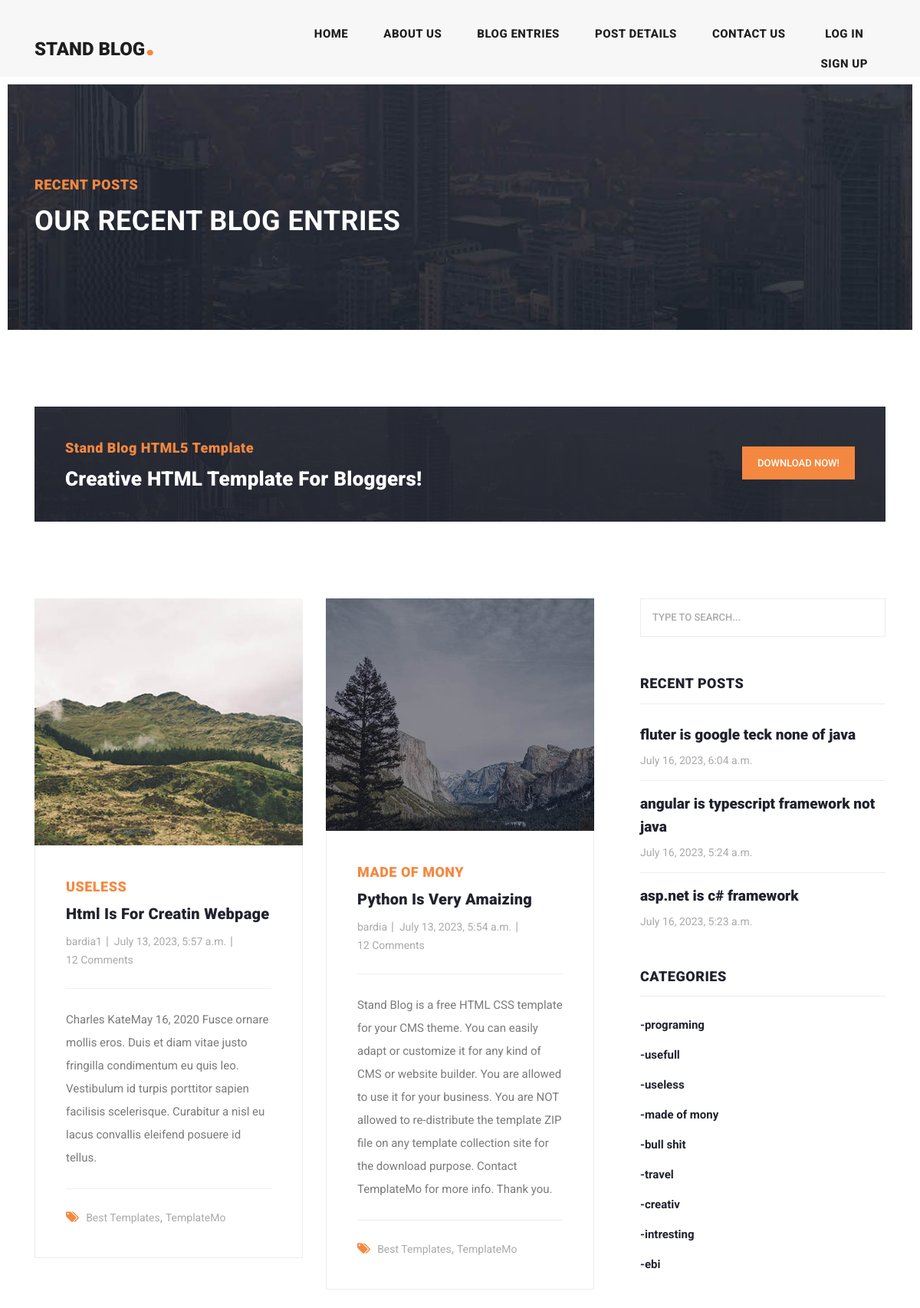
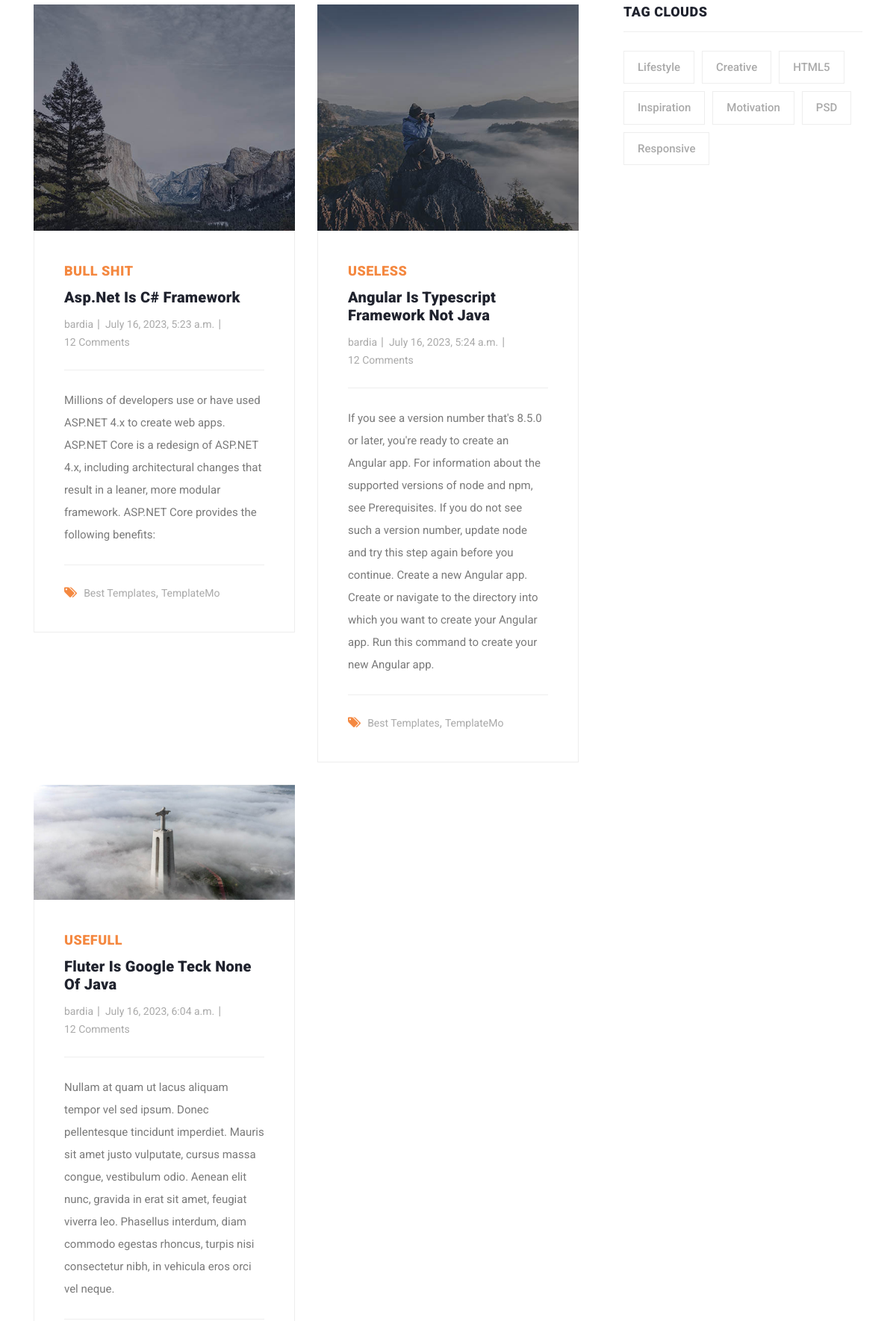
Page /category/1 (upper part) on the committed database (2 pictures, top to bottom).
### blog/models.py (models this page shows, shortened)
class Article(models.Model):
    author=models.ForeignKey(User,on_delete=models.CASCADE)
    category=models.ManyToManyField(Category)
    title=models.CharField(max_length=40)
    body=models.TextField()
    image=models.ImageField(upload_to='image/articles')
    created=models.DateTimeField(auto_now_add=True)
    updated=models.DateTimeField(auto_now=True)
    slug=models.SlugField(null=True,unique=True,blank=True)

class Category(models.Model):
    title=models.CharField(max_length=66)
    created=models.DateTimeField(auto_now_add=True)
    def __str__(self):
        return self.title

### blog/views.py (the view)
# urls.py: path("category/<int:pk>",views.category_detail,name="category_list"),
def category_detail(request,pk):
    category=get_object_or_404(Category,id=pk)
    article=category.article_set.all()
    return render(request,"blog/article_list.html",{"article":article })

### context_processors/context_processors.py (called while the page is built)
def recent_article(request):
    recent_article=Article.objects.order_by('-created')[:3]
    categories=Category.objects.all()
    return {"recent_article":recent_article,"categories":categories}

### home_app/templatetags/my_templatetags.py (called while the page is built)
@register.inclusion_tag("home_app/result.html")
def show_result(query):
    return {"objects":query}

### blog/templates/blog/article_list.html (shortened to what this page needs)
{% extends "base.html" %}
{% load static %}
{% block content %}
    <div class="heading-page header-text">
        <section class="page-heading">
            <div class="container">
                <div class="row">
                    <div class="col-lg-12">
                        <div class="text-content">
                            <h4>Recent Posts</h4>
                            <h2>Our Recent Blog Entries</h2>
                        </div>
                    </div>
                </div>
            </div>
        </section>
    </div>
    <section class="call-to-action">
        <div class="container">
            <div class="row">
                <div class="col-lg-12">
                    <div class="main-content">
                        <div class="row">
                            <div class="col-lg-8">
                                <span>Stand Blog HTML5 Template</span>
                                <h4>Creative HTML Template For Bloggers!</h4>
                            </div>
                            <div class="col-lg-4">
                                <div class="main-button">
                                    <a href="https://templatemo.com/tm-551-stand-blog" target="_parent">Download
                                        Now!</a>
                                </div>
                            </div>
                        </div>
                    </div>
                </div>
            </div>
        </div>
    </section>
    <section class="blog-posts grid-system">
        <div class="container">
            <div class="row">
                <div class="col-lg-8">
                    <div class="all-blog-posts">
                        <div class="row">
                            {% for item in article %}
                                <div class="col-lg-6">
                                    <div class="blog-post">
                                        <div class="blog-thumb">
                                            <img src="{{ item.image.url }}" alt="">
                                        </div>
                                        <div class="down-content">
                                            <span>{{ item.category.all.1 }}</span>
                                            <a href="post-details.html"><h4>{{ item.title }}</h4></a>
                                            <ul class="post-info">
                                                <li><a href="#">{{ item.author }}</a></li>
                                                <li><a href="#">{{ item.created }}</a></li>
                                                <li><a href="#">12 Comments</a></li>
                                            </ul>
                                            <p>{{ item.body }}</p>
                                            <div class="post-options">
                                                <div class="row">
                                                    <div class="col-lg-12">
                                                        <ul class="post-tags">
                                                            <li><i class="fa fa-tags"></i></li>
                                                            <li><a href="#">Best Templates</a>,</li>
                                                            <li><a href="#">TemplateMo</a></li>
                                                        </ul>
                                                    </div>
                                                </div>
                                            </div>
                                        </div>
                                    </div>
                                </div>
                            {% endfor %}
                        </div>
                    </div>
                </div>
                {% include "includes/sidebar.html" %}
            </div>
        </div>
    </section>
{% endblock %}

### templates/includes/sidebar.html
{% load static %}
{% load my_templatetags %}
<div class="col-lg-4">
            <div class="sidebar">
              <div class="row">
                <div class="col-lg-12">
                  <div class="sidebar-item search">
                    <form id="search_form" name="gs" method="GET" action="{% url "blog:search_article" %}">
                      <input type="text" name="q" class="searchText" placeholder="type to search..." autocomplete="on">
                    </form>
                  </div>
                </div>
                <div class="col-lg-12">
                  <div class="sidebar-item recent-posts">
                    <div class="sidebar-heading">
                      <h2>Recent Posts</h2>
                    </div>
                    <div class="content">
                      <ul>
                          {% show_result recent_article %}
                      </ul>
                    </div>
                  </div>
                </div>
                <div class="col-lg-12">
                  <div class="sidebar-item categories">
                    <div class="sidebar-heading">
                      <h2>Categories</h2>
                    </div>
                    <div class="content">
                      <ul>
                          {% for cat in categories %}
                        <li><a href="{% url "blog:category_list" cat.id %}">-{{ cat.title }}</a></li>
                          {% endfor %}
                      </ul>
                    </div>
                  </div>
                </div>
                <div class="col-lg-12">
                  <div class="sidebar-item tags">
                    <div class="sidebar-heading">
                      <h2>Tag Clouds</h2>
                    </div>
                    <div class="content">
                      <ul>
                        <li><a href="#">Lifestyle</a></li>
                        <li><a href="#">Creative</a></li>
                        <li><a href="#">HTML5</a></li>
                        <li><a href="#">Inspiration</a></li>
                        <li><a href="#">Motivation</a></li>
                        <li><a href="#">PSD</a></li>
                        <li><a href="#">Responsive</a></li>
                      </ul>
                    </div>
                  </div>
                </div>
              </div>
            </div>
          </div>

### home_app/templates/home_app/result.html
{% for item in objects %}
                            <li><a href="post-details.html">
                          <h5>{{ item.title }}</h5>
                          <span>{{ item.created }}</span>
                        </a></li>
                          {% endfor %}

### rows in the picture
Article: image (picture), category.all.1 "USELESS", title "Html Is For Creatin Webpage", author "bardia1", created "July 13, 2023, 5:57 a.m.", body "Charles KateMay 16, 2020 Fusce ornare mollis eros. Duis et diam vitae justo fringilla condimentum eu quis leo. Vestibulum id turpis porttitor sapien facilisis scelerisque. Curabitur a nisl eu lacus convallis eleifend posuere id tellus."
Article: image (picture), category.all.1 "MADE OF MONY", title "Python Is Very Amaizing", author "bardia", created "July 13, 2023, 5:54 a.m.", body "Stand Blog is a free HTML CSS template for your CMS theme. You can easily adapt or customize it for any kind of CMS or website builder. You are allowed to use it for your business. You are NOT allowed to re-distribute the template ZIP file on any template collection site for the download purpose. Contact TemplateMo for more info. Thank you."
Article: image (picture), category.all.1 "BULL SHIT", title "Asp.net Is C# Framework", author "bardia", created "July 16, 2023, 5:23 a.m.", body "Millions of developers use or have used ASP.NET 4.x to create web apps. ASP.NET Core is a redesign of ASP.NET 4.x, including architectural changes that result in a leaner, more modular framework. ASP.NET Core provides the following benefits:", title "asp.net is c# framework"
Article: image (picture), category.all.1 "USELESS", title "Angular Is Typescript Framework Not Java", author "bardia", created "July 16, 2023, 5:24 a.m.", body "If you see a version number that's 8.5.0 or later, you're ready to create an Angular app. For information about the supported versions of node and npm, see Prerequisites. If you do not see such a version number, update node and try this step again before you continue. Create a new Angular app. Create or navigate to the directory into which you want to create your Angular app. Run this command to create your new Angular app.", title "angular is typescript framework not java"
Article: image (picture), category.all.1 "USEFULL", title "Fluter Is Google Teck None Of Java", author "bardia", created "July 16, 2023, 6:04 a.m.", body "Nullam at quam ut lacus aliquam tempor vel sed ipsum. Donec pellentesque tincidunt imperdiet. Mauris sit amet justo vulputate, cursus massa congue, vestibulum odio. Aenean elit nunc, gravida in erat sit amet, feugiat viverra leo. Phasellus interdum, diam commodo egestas rhoncus, turpis nisi consectetur nibh, in vehicula eros orci vel neque.", title "fluter is google teck none of java"
Category: title "programing"
Category: title "usefull"
Category: title "useless"
Category: title "made of mony"
Category: title "bull shit"
Category: title "travel"
Category: title "creativ"
Category: title "intresting"
Category: title "ebi"
